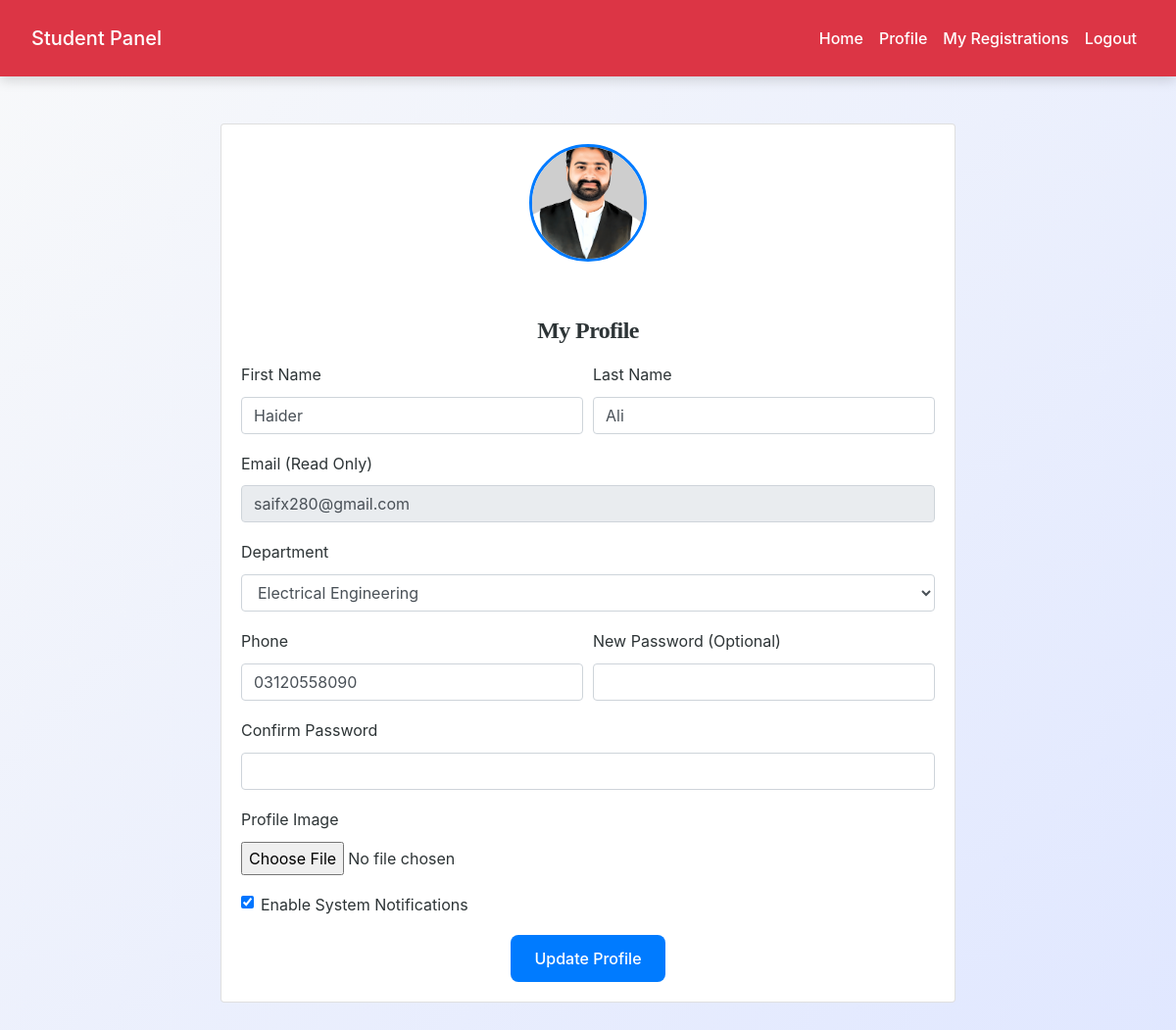
/student/profile.php (signed in), run on the app's committed database.
### tables this page shows
CREATE TABLE `users` (
  `id` int(11) NOT NULL,
  `role` enum('Student','Faculty','Event Organizer') NOT NULL,
  `department` varchar(100) NOT NULL,
  `first_name` varchar(100) NOT NULL,
  `last_name` varchar(100) NOT NULL,
  `email` varchar(150) NOT NULL,
  `password_hash` varchar(255) NOT NULL,
  `phone` varchar(20) DEFAULT NULL,
  `profile_image` varchar(255) DEFAULT NULL,
  `system_notifications` tinyint(1) DEFAULT 1,
  `status` enum('pending','active','suspended') DEFAULT 'pending',
  `created_at` timestamp NOT NULL DEFAULT current_timestamp(),
  `updated_at` timestamp NOT NULL DEFAULT current_timestamp() ON UPDATE current_timestamp()
);

### student/profile.php (the view, shortened to what this page needs)
<?php
include('config.php');
$user_id = $_SESSION['user_id'];
$stmt = $conn->prepare("
    SELECT first_name, last_name, email, phone, department, profile_image, system_notifications
    FROM users WHERE id = ?
");
$stmt->bind_param("i", $user_id);
$stmt->execute();
$stmt->bind_result(
    $first_name,
    $last_name,
    $email,
    $phone,
    $department,
    $profile_image,
    $system_notifications
);
$departments = [
    'Computer Science',
    'Software Engineering',
    'Information Technology',
    'Business Administration',
    'Electrical Engineering',
    'Other'
];
?>
<!DOCTYPE html>
<html>
<head>
    <link rel="stylesheet" href="https://maxcdn.bootstrapcdn.com/bootstrap/4.5.2/css/bootstrap.min.css">
    <link rel="stylesheet" href="../css/style.css">
</head>
<body>
<?php include('navbar.php'); ?>
<div class="container mt-5">
    <div class="card mx-auto" style="max-width:750px;">
        <div class="card-body text-center">
            <img src="../images/<?= $profile_image ? htmlspecialchars($profile_image) : 'default.png'; ?>"
                 class="profile-img mb-3">
            <h4 class="mb-3">My Profile</h4>
            <form method="POST" enctype="multipart/form-data" class="text-left">
                <div class="form-row">
                    <div class="form-group col-md-6">
                        <label>First Name</label>
                        <input type="text" name="first_name" class="form-control"
                               value="<?= htmlspecialchars($first_name) ?>" required>
                    </div>
                    <div class="form-group col-md-6">
                        <label>Last Name</label>
                        <input type="text" name="last_name" class="form-control"
                               value="<?= htmlspecialchars($last_name) ?>" required>
                    </div>
                </div>
                <div class="form-group">
                    <label>Email (Read Only)</label>
                    <input type="email" class="form-control" value="<?= htmlspecialchars($email) ?>" readonly>
                </div>
                <div class="form-group">
                    <label>Department</label>
                    <select name="department" class="form-control" required>
                        <?php foreach ($departments as $d): ?>
                            <option value="<?= $d ?>" <?= $department === $d ? 'selected' : '' ?>><?= $d ?></option>
                        <?php endforeach; ?>
                    </select>
                </div>
                <div class="form-row">
                    <div class="form-group col-md-6">
                        <label>Phone</label>
                        <input type="text" name="phone" class="form-control"
                               value="<?= htmlspecialchars($phone) ?>">
                    </div>
                    <div class="form-group col-md-6">
                        <label>New Password (Optional)</label>
                        <input type="password" name="password" class="form-control">
                    </div>
                </div>
                <div class="form-group">
                    <label>Confirm Password</label>
                    <input type="password" name="confirm_password" class="form-control">
                </div>
                <div class="form-group">
                    <label>Profile Image</label>
                    <input type="file" name="profile_image" class="form-control-file">
                </div>
                <div class="form-check mb-3">
                    <input type="checkbox" name="system_notifications" class="form-check-input"
                           <?= $system_notifications ? 'checked' : '' ?>>
                    <label class="form-check-label">Enable System Notifications</label>
                </div>
                <div class="text-center">
                    <button class="btn btn-primary px-4">Update Profile</button>
                </div>
            </form>
        </div>
    </div>
</div>
</body>
</html>

### css/style.css (style rules this page uses)
:root { --primary: #007bff; --secondary: #6c757d; --success: #28a745; --info: #17a2b8; --warning: #ffc107; --danger: #dc3545; --light: #f8f9fa; --dark: #2d3436; --accent: #ff6f61; --highlight: #6f42c1; --shadow: rgba(0, 0, 0, 0.15); --transition: all 0.3s ease-in-out; }
body { font-family: 'Inter', 'Segoe UI', Tahoma, Geneva, Verdana, sans-serif; background: linear-gradient(135deg, var(--light) 0%, #e0e7ff 100%); color: var(--dark); line-height: 1.8; margin: 0; padding: 0; min-height: 100vh; font-size: 16px; }
h1, h2, h3, h4 { text-align: center; margin: 2.5rem 0; font-family: 'Georgia', 'Times New Roman', serif; color: var(--dark); font-weight: 700; letter-spacing: -0.025em; }
h4 { font-size: 1.5rem; }
.container { max-width: 1200px; margin: 0 auto 3rem; padding: 0 1.5rem; }
.btn-primary { background-color: var(--primary); color: #fff; border: none; border-radius: 8px; padding: 0.75rem 1.5rem; font-size: 1rem; font-weight: 500; cursor: pointer; transition: var(--transition); display: inline-flex; align-items: center; justify-content: center; }

### student/profile.php (style rules this page uses)
.profile-img { width:120px;height:120px;object-fit:cover; border-radius:50%;border:3px solid #007bff; }

### data on the page
users: profile_image (picture), first_name "Haider", last_name "Ali", email "saifx280@gmail.com", department "Electrical Engineering", phone "03120558090", system_notifications "☑"
